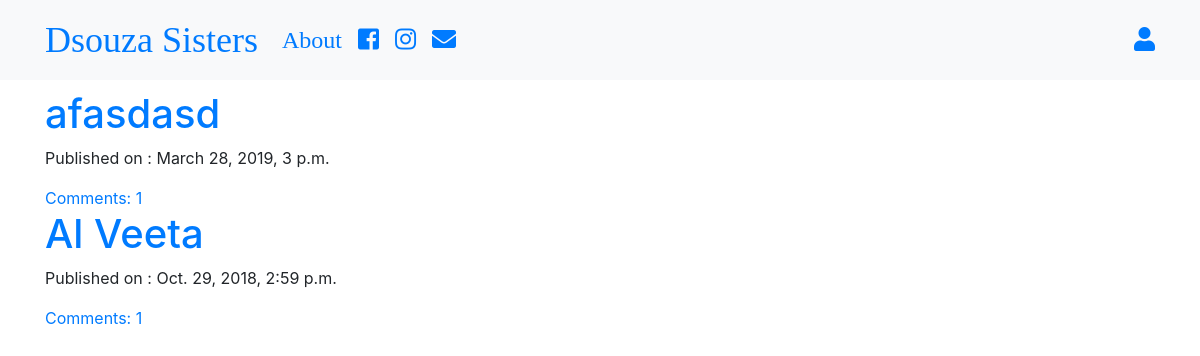
The page / on the database its author committed.
### blog/models.py (models this page shows, shortened)
class Post(models.Model):
    author = models.ForeignKey('auth.User',on_delete=models.CASCADE)
    post_images = models.ImageField(upload_to='post_images',blank=True)
    title = models.CharField(max_length=200)
    text = models.TextField()
    create_date = models.DateTimeField(auto_now_add=True)
    published_date = models.DateTimeField(blank=True,null=True)
    def approve_comments(self):
        return self.comments.filter(approved_comments=True)

### blog/views.py (the view)
# urls.py: path('',views.PostListView.as_view(),name='post_list'),
class PostListView(ListView):
    model = Post
    def get_queryset(self):
        return Post.objects.filter(published_date__lte=timezone.now()).order_by('-published_date')

### blog/templates/blog/post_list.html
{% extends "blog/base.html" %}
{% block content %}
<div class="centerstage">
  {% for post in post_list %}
  <div class="post">
    <h1><a href="{% url 'post_detail' pk=post.pk %}">
    {{ post.title }}</a></h1>
    <div class="date">
      <p>Published on : {{ post.published_date}}</p>
      </div>
      <a href="{% url 'post_detail' pk=post.pk %}">Comments: {{ post.approve_comments.count}}</a>
  </div>
  {% endfor %}
</div>
{% endblock %}

### blog/static/css/blog.css (style rules this page uses)
.centerstage { margin-left: auto; margin-right: auto; }
.loader { filter:hue-rotate(0deg); color: linear-gradient(45deg,#0f8,#08f); animation:hue 5000ms infinite linear; }

### rows shown on the page
Post: title "afasdasd", published_date "March 28, 2019, 3 p.m.", approve_comments.count "1"
Post: title "Al Veeta", published_date "Oct. 29, 2018, 2:59 p.m.", approve_comments.count "1"
